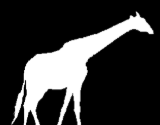
#> input picture Practica morfologia extraccion/res/jirafa.png, 160 x 125 px; the run also reads 1 picture not shown here
$ jupyter execute 'Practica 5.ipynb'   (shell and % lines are left out)   (older library calls are emulated)
#> lines starting #> are read from the running program, lines starting #| are printed output that depends on the picture; after the words box and inside, x2 and y2 are one past the last pixel; in counts of white or black regions, pixels touching at a corner belong together
# Practica 5

<p style="text-align: left;"><span style="color: #000000;">Grupo 1:</span></p>
<ul>
<li style="text-align: left;"><span style="color: #000000;">Felipe Bedoya Casta&ntilde;o</span></li>
<li style="text-align: left;"><span style="color: #000000;">Mirai Alejandro Kaneko</span></li>
<li style="text-align: left;"><span style="color: #000000;">Alejandro Giraldo Sarria</span></li>
<li style="text-align: left;"><span style="color: #000000;">Marianela Arcila</span></li>
</ul>

[cell 1]
#Librerias

import numpy as np
import matplotlib.pyplot as plt
import skimage
import skimage.io
import skimage.morphology as morph
import cv2
import skimage.color as color
from skimage.draw import rectangle
from skimage.measure import label, regionprops, find_contours
from skimage.transform import rotate
import math
from scipy.stats import kurtosis, skew
from skimage.feature import greycomatrix,greycoprops

# 1.

Lea la imagen "res/jirafa.png" y realice:

1. Extracción de bordes mediante erosión y dilatación.
2. Extracción de bordes mediante la función gradiente.
3. Extracción de bordes mediante la operación XOR entre dilatación y erosión.

[cell 2]
#DILATACION
#leer y binarizar la imagen
img = skimage.io.imread('res/jirafa.png',as_gray=True)
#> img is the input picture: shape (125, 160) float64; min 0, max 1, mean 0.221
img = img > 0
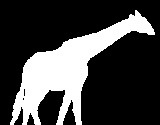
#> img: shape (125, 160) bool; 26.4% white; 1 white region, box (x1, y1, x2, y2) and area: (10, 10, 155, 125) 5286

#Mascara
#Tamano variable
masksize = 1
mask = morph.diamond(masksize)

#dilatar la imagen
dilation = morph.binary_dilation(img,mask)
#> dilation: shape (125, 160) bool; 29.1% white; 1 white region, box (x1, y1, x2, y2) and area: (9, 9, 156, 125) 5826

fig, ax = plt.subplots(1,3, figsize=(10, 7))
ax[0].set_title('Imagen original')
ax[0].imshow(img, cmap='gray')
ax[1].set_title(f'Dilatacion - shape: diamond({masksize})')
ax[1].imshow(dilation, cmap='gray')
ax[2].set_title('Bordes: img-dilatada')
ax[2].imshow(np.logical_xor(img,dilation), cmap='gray')
plt.savefig('bordes.png')

[cell 3]
#EROSION
#mascaras
#variar tamanos
rectsize = 3
diamond = 1
maskrect = morph.rectangle(rectsize,rectsize)
maskdiamond = morph.diamond(diamond)

erodedrect = morph.binary_erosion(img,maskrect)
#> erodedrect: shape (125, 160) bool; 22.6% white; 1 white region, box (x1, y1, x2, y2) and area: (11, 12, 154, 125) 4526
erodeddiamond = morph.binary_erosion(img,maskdiamond)
#> erodeddiamond: shape (125, 160) bool; 23.6% white; 1 white region, box (x1, y1, x2, y2) and area: (11, 11, 154, 125) 4724

fig, ax = plt.subplots(1,3, figsize=(20, 10))
ax[0].set_title('Imagen original')
ax[0].imshow(img, cmap='gray')
ax[1].set_title('Bordes con erosion (rect)')
ax[1].imshow(np.logical_xor(img,erodedrect), cmap='gray')
ax[2].set_title('bordes con dilatacion (diamond)')
ax[2].imshow(np.logical_xor(img, erodeddiamond), cmap='gray')
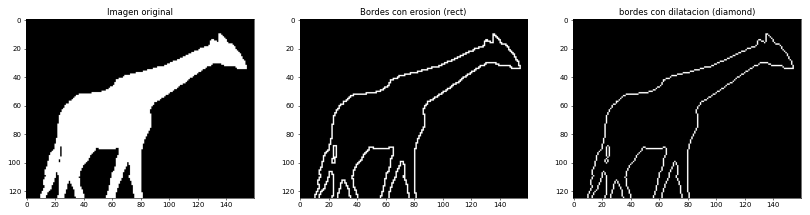
#> figure drawn by matplotlib, 3 panels

[cell 4]
#GRADIENTE

#sin binarizar
imgnb = skimage.io.imread('res/jirafa.png',as_gray=True)

#crear el kernel
dimkernel = 3
kernel = np.ones((dimkernel,dimkernel),np.uint8)

#Transformar
dilated = morph.binary_dilation(imgnb,kernel)
#> dilated: shape (125, 160) bool; 30% white; 1 white region, box (x1, y1, x2, y2) and area: (9, 9, 156, 125) 6004
eroded =  morph.binary_erosion(imgnb,kernel)
gradient = cv2.morphologyEx(imgnb,cv2.MORPH_GRADIENT,kernel)

fig, ax = plt.subplots(1,4, figsize=(20, 10))
ax[0].set_title('Imagen original')
ax[0].imshow(img, cmap='gray')
ax[1].set_title('Erosion')
ax[1].imshow(eroded, cmap='gray')
ax[2].set_title('Dilatacion')
ax[2].imshow(dilated, cmap='gray')
ax[3].set_title('Gradiente')
ax[3].imshow(gradient, cmap='gray')

[cell 5]
#XOR

xor = np.logical_xor(eroded,dilated)
#> xor: shape (125, 160) bool; 7.4% white in thin lines or dots, all inside (x1, y1, x2, y2) = (9, 9, 156, 125)
plt.clf()
plt.imshow(xor,cmap='gray')

# 2.

<br> Lea la imagen "res/silueta.png" y obsérvela cuidadosamente. </br>
<br> Lea también, la imagen "res/silueta2.png" y repita el proceso. </br>
<br> Las imágenes tienen dos tipos de ruido distintos colocados con una serie de cuidadosas operaciones hechas en paint </br>

Utilice morfologías de  apertura y cierre (escogiendo la máscara adecuada) para eliminar el ruido sin afectar demasiado la silueta de la jirafa.

[cell 6]
#leer imagen
silueta = skimage.io.imread('res/silueta.png',as_gray=True)
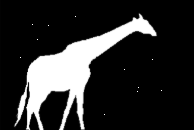
#> input picture Practica morfologia extraccion/res/silueta.png, 194 x 130 px
#> silueta is the input picture: shape (130, 194) float64; min 0, max 1, mean 0.177

#dimensiones mascara rectangular
height = 3
width = 2
mask = morph.rectangle(height,width)

apertura = morph.binary_erosion(silueta,mask)
#> apertura: shape (130, 194) bool; 19.6% white; 2 white regions, box (x1, y1, x2, y2) and area: (14, 13, 158, 130) 4813, (0, 0, 1, 130) 130

fig, (ax1,ax2) = plt.subplots(1,2, figsize=(8, 4))
ax1.set_title('Imagen original')
ax1.imshow(silueta, cmap='gray')
ax2.set_title(f'Apertura - Rectangulo({height}x{width})')
ax2.imshow(apertura, cmap='gray')

[cell 7]
#lee imagen
silueta2 = skimage.io.imread('res/silueta2.png',as_gray=True)

#dimension mascara disco
radius = 1
mask = morph.disk(radius)

cierre = morph.binary_closing(silueta2,mask)
#> cierre: shape (130, 194) bool; 21.9% white; 2 white regions, box (x1, y1, x2, y2) and area: (13, 12, 158, 130) 5391, (0, 0, 1, 130) 130

fig, (ax1,ax2) = plt.subplots(1,2, figsize=(8, 5))
ax1.set_title('Imagen original')
ax1.imshow(silueta2, cmap='gray')
ax2.set_title(f'Cierre - Disco({radius})')
ax2.imshow(cierre, cmap='gray')

# 3.

1. Lea la imagen "res/jirafa.png" en escala de grises.

Realice un etiquetado de regiones escogiendo la máscara correcta (no necesariamente un rectángulo, prueba un disco o la identidad).

<center><i>Figura: Solución aproximada</i></center>

Imprima el número de etiquetas (Debe ser 1)

2. Ya que ha leido la imagen "res/jirafa.png" utilice el método de esqueletización de Zhang para obtener el esqueleto de ésta imagen (recuerde que es una imagen binaria).

[cell 8]
#leer imagen, binarizar
img = skimage.io.imread('res/jirafa.png',as_gray=True)
imgbinary = img > 0

#dimensiones mascaras
radius = 1
sizeiden = 5

disk = morph.disk(radius)
iden = np.identity(sizeiden)

erodedisk = morph.binary_erosion(imgbinary,disk)
erodeiden = morph.binary_erosion(imgbinary,iden)
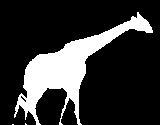
#> erodeiden: shape (125, 160) bool; 20% white; 3 white regions (2 under 20 px), largest, box (x1, y1, x2, y2) and area: (14, 12, 153, 125) 3995

labels, nlabels = morph.label(erodedisk,return_num=True,connectivity=1)
#> nlabels = 1
overlay = color.label2rgb(labels,image=img)
plt.imshow(overlay)
print(f'Numero de lables: {nlabels}')
#| Numero de lables: 1

[cell 9]
#esqueleto
#se toma la imagen binaria
skeleton = morph.skeletonize(imgbinary)
#> skeleton: shape (125, 160) bool; 1.8% white in thin lines or dots, all inside (x1, y1, x2, y2) = (10, 10, 154, 124)
plt.imshow(skeleton)

# 4.

Cree una imagen de ceros (np.zeros()) de 600x600, posteriormente un cuadrado de 100x100, cuyo <i>start</i> está en la coordenada [200,200] (Utilice la función rectangle de skimage, es un proceso análogo a dibujar la elipse)

<center><i>Figura: Cuadrado</i></center>

Una vez tenga la imagen anterior, realice los siguientes pasos (Debe realizar UN SOLO PLOT POR CADA NUMERAL listado a continuación)

1. Plotee el cuadrado que creó, imprima el área y el perímetro respectivos.
2. Imprima el cuadrado con el centroide, adicionalmente imprima las coordenadas del centroide.
3. Imprima el cuadrado rodeado por el rectángulo más pequeño que lo rodea (si quiere puede mostrarlo con el centroide)
4. Muestre las distancias respecto al contorno.
5. Imprima el cuadrado con el centroide y el contorno, junto a la medida entre el contorno y el centroide.
6. ¿Cuál es el diámetro equivalente? imprímalo.
7. Imprima los momentos de HU y sus logaritmos.

[cell 10]
#crear imagen
img = np.zeros((600,600))

#dibujar rectangulo
r, c = rectangle((200,200),(100,100))
#insertar en imagen
img[r,c] = 1

#label
labeled = label(img)

properties = regionprops(labeled)

area = properties[0].area
perim = properties[0].perimeter

fig, ax = plt.subplots(1,1, figsize=(6, 6))
ax.set_title('Imagen')
ax.imshow(labeled, cmap='gray', vmin=0, vmax=1)
print(f'El perimetro es: {perim} pixeles')
print(f'El area es: {area} pixeles')
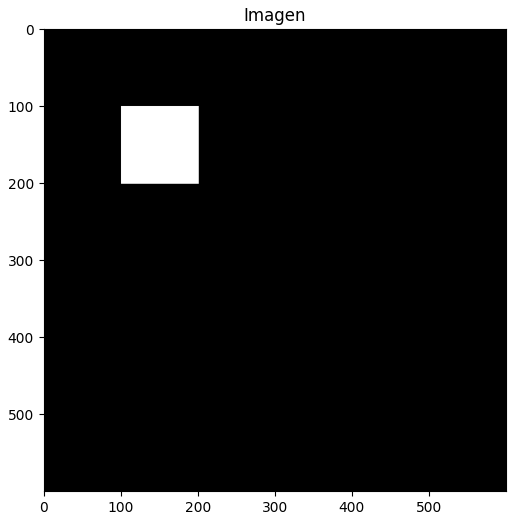
#> figure drawn by matplotlib, 1 panel

[cell 11]
#centroide

y, x = properties[0].centroid
print(f'El centroide esta en ({x},{y})')
fig, ax = plt.subplots(1,1, figsize=(6, 6))
ax.set_title('Imagen')
ax.plot(x,y,'.r',markersize=5)
ax.imshow(labeled, cmap='gray', vmin=0, vmax=1)

[cell 12]
#rectangulo envolvente
minr, minc, maxr, maxc = properties[0].bbox
bx = (minc, maxc, maxc, minc, minc)
by = (minr, minr, maxr, maxr, minr)

fig, ax = plt.subplots(1,1, figsize=(6, 6))
ax.set_title('Imagen')
ax.plot(x,y,'.r',markersize=5)
ax.plot(bx,by,'-g',linewidth=2)
ax.imshow(labeled, cmap='gray', vmin=0, vmax=1)

[cell 13]
#funcion para distancia euclidiana
def distance(x,y):
    distance = math.sqrt((x[0]-y[0])**2 + (x[1]-y[1])**2)
    return distance

contours = find_contours(labeled,0)
contour = contours[0]

dmin = None
minp = None
dmax = None
maxp = None

for point in contour:

    x1 = point[1]
    y1 = point[0]
    dist = distance((x,y),(x1,y1))

    if not dmin or dist < dmin:
        dmin = dist
        minp = (x1,y1)
    if not dmax or dist > dmax:
        dmax = dist
        maxp = (x1,y1)

fig, ax = plt.subplots(1,1, figsize=(6, 6))
ax.set_title('Imagen')
ax.plot(x,y,'.r',markersize=5)
ax.plot(maxp[0],maxp[1],'.g',markersize=10)
ax.plot(minp[0],minp[1],'.b',markersize=10)
for n, contour in enumerate(contours):
    ax.plot(contour[:,1],contour[:,0],linewidth=2)
ax.plot((x,maxp[0]),(y,maxp[1]),'-r',linewidth=2)
ax.plot((x,minp[0]),(y,minp[1]),'-r',linewidth=2)
ax.imshow(labeled, cmap='gray', vmin=0, vmax=1)
print(f'Distancia minima: {dmin} pixeles')
print(f'Distancia maxima: {dmax} pixeles')

[cell 14]
accd = 0

for point in contour:
    x1 = point[1]
    y1 = point[0]
    accd += distance((x,y),(x1,y1))

avgdistance = accd/len(contour)

fig, ax = plt.subplots(1,1, figsize=(6, 6))
ax.set_title('Imagen')
ax.plot(x,y,'.r',markersize=5)
for n, contour in enumerate(contours):
    ax.plot(contour[:,1],contour[:,0],linewidth=2)
ax.imshow(labeled, cmap='gray', vmin=0, vmax=1)
print(f'Distancia media al contorno: {avgdistance} pixeles')

[cell 15]
diam = properties[0].equivalent_diameter

orientation = properties[0].orientation

x1 = x + math.cos(orientation) * 0.5 * diam
x2 = y - math.sin(orientation) * 0.5 * diam
y1 = x - math.sin(orientation) * 0.5 * diam
y2 = y - math.cos(orientation) * 0.5 * diam

fig, ax = plt.subplots(1,1, figsize=(6, 6))
ax.set_title('Imagen')
ax.plot((x, x1), (y, y1), '-r', linewidth=2.5)
ax.plot((x, x2), (y, y2), '-r', linewidth=2.5)
ax.imshow(labeled, cmap='gray', vmin=0, vmax=1)
print(f'El diamtro equivalente es: {diam} pixeles')

[cell 16]
hu = properties[0].moments_hu

#nonzero = 0
nonzero = 0.0000001

print(f'Momentos HU: {hu+nonzero}')

hulog = -np.sign(hu) * np.log(np.abs(hu+nonzero))

print(f'Logaritmos: {hulog}')

print('Se sumo un error para evitar division por 0')

# 5.

Lea la imagen "res/cancer.bmp" y la máscara "res/lesion.bmp", utilice los algoritmos de extracción de características para encontrar los estadísticos de primer y segundo orden de esta imagen. Preste especial atención a este proceso individual, puesto que en el ejercicio guiado lo hará para varias imágenes.

[cell 17]
###############################FUNCIONES FEATURES###################

#Definir la función para obtener características del espacio LAB y HSV
def get_lab_hsv_features(im, mask, features):
    #La imagen de entrada debe estar en el espacio RGB
    #Extraer el tamaño de la imagen de entrada y convertirla a LAB y HSV
    shape = np.shape(im)
    im_lab = cv2.cvtColor(im,cv2.COLOR_RGB2LAB)
    im_hsv = cv2.cvtColor(im,cv2.COLOR_RGB2HSV)

    #Definir los canales l,a,b por separado
    l = im_lab[:,:,0]
    s = im_hsv[:,:,1]
    v = im_hsv[:,:,2]
    #Definir listas vacías de canales h,s,v
    h_1 = []
    s_1 = []
    v_1 = []

    #Recorrer cada posición i,j de la matriz de la imagen de entrada
    for i in range(shape[0]):
        for j in range(shape[1]):
            #Condicional, si la máscara en la posición i,j es un array verdadero añadir
            #a cada canal del nuevo HSV el píxel en esta posición
            if((mask[i][j] == np.array([True, True, True])).all() ):
                h_1.append(l[i][j])
                s_1.append(s[i][j])
                v_1.append(v[i][j])

    #Utilizar features para guardar los valores de media, desviación estándar, kurtosis y sesgo
    #de cada uno de los canales h_1, s_1, v_1
    features['h_mean'] = np.mean(h_1)
    features['h_std'] = np.std(h_1)
    features['h_kurtosis'] = kurtosis(h_1)
    features['h_skew'] = skew(h_1)
    features['s_mean'] = np.mean(s_1)
    features['s_std'] = np.std(s_1)
    features['v_kurtosis'] = kurtosis(v_1)
    features['v_skew'] = skew(v_1)
    features['v_mean'] = np.mean(v_1)
    features['v_std'] = np.std(v_1)
    features['s_kurtosis'] = kurtosis(s_1)
    features['s_skew'] = skew(s_1)
    return features

#Definir función para extraer características del espacio RGB
def get_rgb_features(im,mask, features):
    #Crear una matriz del mismo tamaño de la imagen de entrada, leer los canales R,G,B y
    #crear listas vacías donde se aplica la máscara
    shape = np.shape(im)
    r = im[:,:,0]
    g = im[:,:,1]
    b = im[:,:,2]
    r_1 = []
    g_1 = []
    b_1 = []
    #Recorrer las posiciones i,j de la matriz de la imagen de entrada
    for i in range(shape[0]):
        for j in range(shape[1]):
            #Condicional, si la máscara en la posición i,j es un array de True, añadir
            #a cada canal del nuevo espacio RGB el píxel en esta posición
            if( (mask[i][j] == np.array([True, True, True])).all() ):
                r_1.append(r[i][j])
                g_1.append(g[i][j])
                b_1.append(b[i][j])
    #Utilizar features para guardar los valores de media, desv.estandar, kurtosis y sesgo
    #de los canales r_1,g_1,b_1
    features['r_mean'] = np.mean(r_1)
    features['r_std'] = np.std(r_1)
    features['r_kurtosis'] = kurtosis(r_1)
    features['r_skew'] = skew(r_1)
    features['g_mean'] = np.mean(g_1)
    features['g_std'] = np.std(g_1)
    features['b_kurtosis'] = kurtosis(b_1)
    features['b_skew'] = skew(b_1)
    features['b_mean'] = np.mean(b_1)
    features['b_std'] = np.std(b_1)
    features['g_kurtosis'] = kurtosis(g_1)
    features['g_skew'] = skew(g_1)
    return features

#Función de estadísticos de segundo orden
def get_glcm_features(img,features):

    #Calcular el nivel co-ocurrente de gris
    glcm = greycomatrix(img, [1,2,3], [0], 256, symmetric=True, normed=True)
    #Calcular la dissimilaridad, contraste, homogeneidad, ASM, energía y correlación, guardar esto en la matriz
    #de features
    #separador
    features['----'] = '----------------------------'
    #separador
    features['dissimilarity'] = greycoprops(glcm, 'dissimilarity')[0][0]
    features['contrast'] = greycoprops(glcm, 'contrast')[0][0]
    features['homogeneity'] =greycoprops(glcm, 'homogeneity')[0][0]
    features['ASM'] = greycoprops(glcm, 'ASM')[0][0]
    features['energy'] =greycoprops(glcm, 'energy')[0][0]
    features['correlation'] = greycoprops(glcm, 'correlation')[0][0]

    return features
#Función de extracción de características de los canales rgb, lab-hsv
def features_pipeline(img, mask):
    features = {}
    features = get_rgb_features(img,mask,features)
    features = get_lab_hsv_features(img,mask,features)
    features = get_glcm_features(cv2.cvtColor(img,cv2.COLOR_RGB2GRAY),features)
    return features

[cell 18]
img = cv2.imread('res/cancer.bmp',cv2.IMREAD_COLOR)
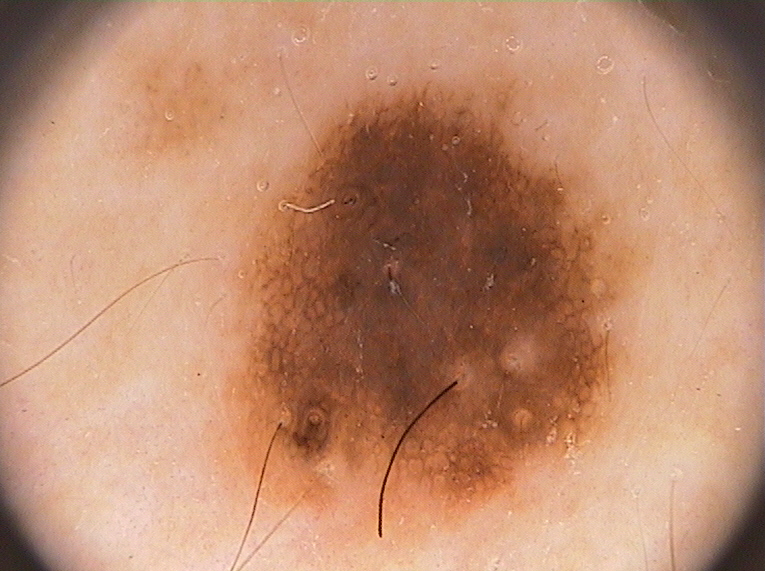
#> input picture Practica morfologia extraccion/res/cancer.bmp, 765 x 572 px
#> img is the input picture: shape (572, 765, 3); mean B, G, R 112.1, 139.7, 189.6
mask = cv2.imread('res/lesion.bmp',cv2.IMREAD_COLOR)
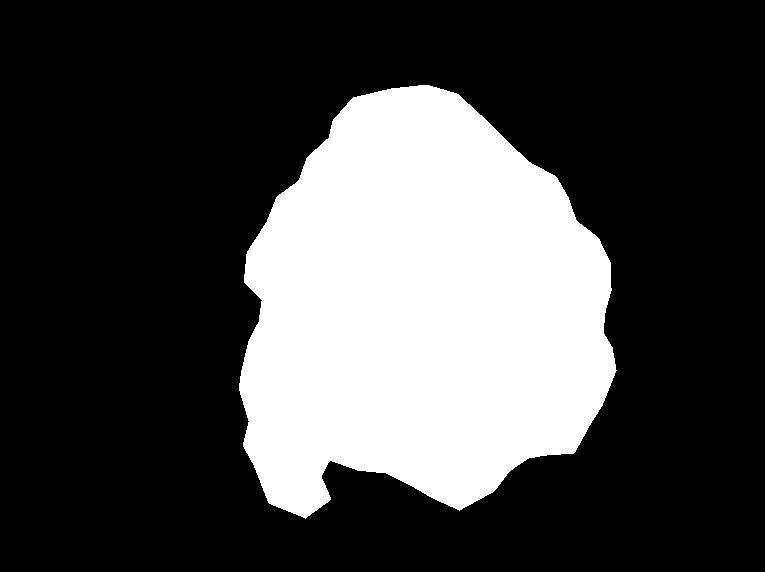
#> input picture Practica morfologia extraccion/res/lesion.bmp, 765 x 572 px
#> mask is the input picture: shape (572, 765, 3); 27.5% white; 1 white region, box (x1, y1, x2, y2) and area: (239, 85, 617, 519) 120276
mask = mask > 128
img = cv2.cvtColor(img,cv2.COLOR_BGR2RGB)

img = img*mask
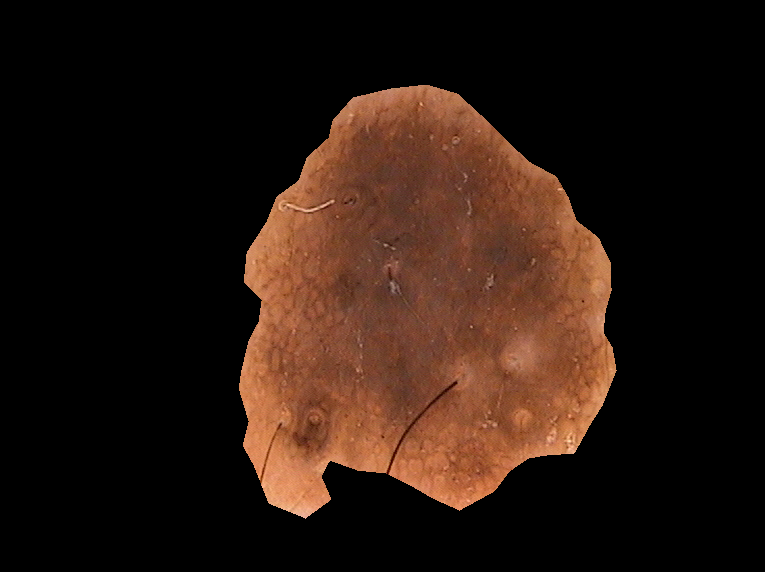
#> img: shape (572, 765, 3); mean R, G, B 40.4, 23.5, 15.4

features = features_pipeline(img,mask)
#> in get_rgb_features, `b = im[:,:,2]`:
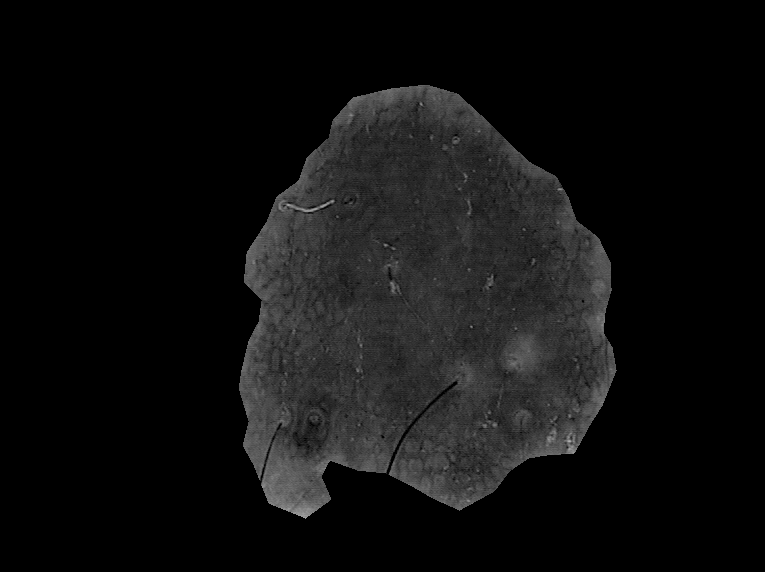
#> b: shape (572, 765); min 0, max 178, mean 15.4
#> after the loop in get_rgb_features, `for i in range(shape[0]):`: b_1 = 120276 items
#> in features_pipeline, `features = get_rgb_features(img,mask,features)`: features = 12 items
#> in get_lab_hsv_features, `im_lab = cv2.cvtColor(im,cv2.COLOR_RGB2LAB)`: im_lab: shape (572, 765, 3); mean of channels 0, 1, 2 29.9, 134.2, 135.6
#> in get_lab_hsv_features, `im_hsv = cv2.cvtColor(im,cv2.COLOR_RGB2HSV)`: im_hsv: shape (572, 765, 3); mean H, S, V 2.6, 43.5, 40.4
#> in get_lab_hsv_features, `s = im_hsv[:,:,1]`:
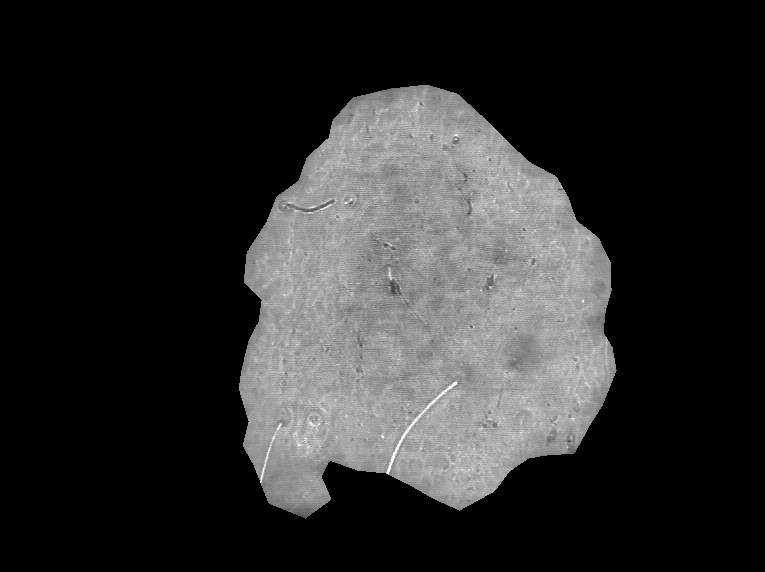
#> s: shape (572, 765); min 0, max 255, mean 43.5
#> after the loop in get_lab_hsv_features, `for i in range(shape[0]):`: h_1 = 120276 items
#> in features_pipeline, `features = get_lab_hsv_features(img,mask,features)`: features = 24 items
#> in features_pipeline, `features = get_glcm_features(cv2.cvtColor(img,cv2.COLOR_RGB2GRAY),feat..`: features = 31 items
#> features = 31 items
plt.imshow(img)
